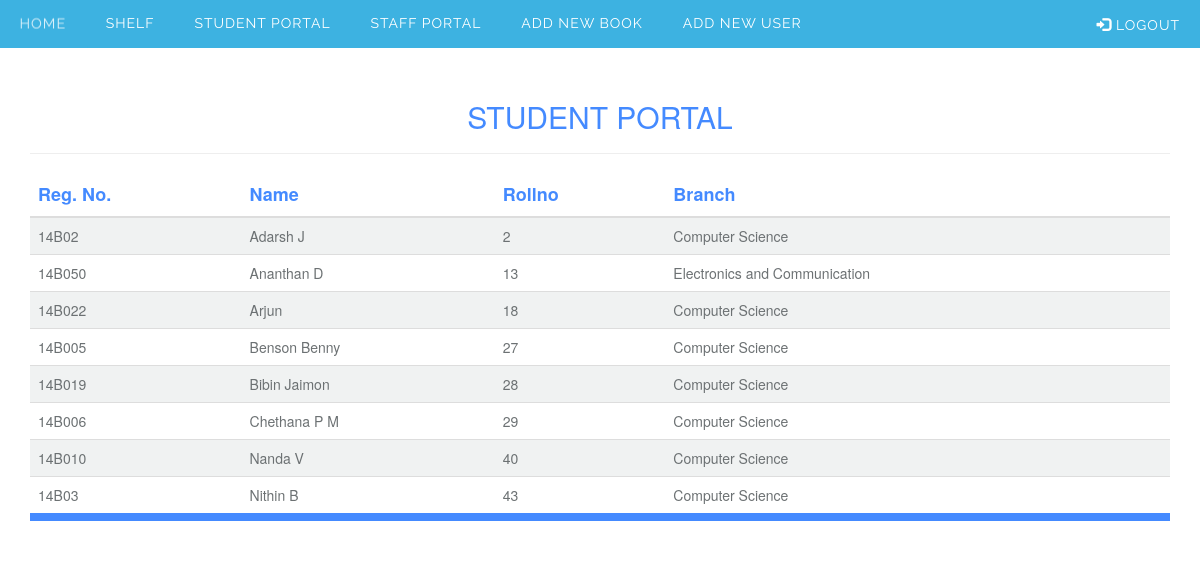
The page /student_portal.php on the database its author committed.
### tables this page shows
CREATE TABLE `student_details` (
  `id` int(11) NOT NULL AUTO_INCREMENT,
  `name` text NOT NULL,
  `regno` varchar(50) NOT NULL,
  `rollno` text NOT NULL,
  `branch` text NOT NULL,
  PRIMARY KEY (`regno`),
  UNIQUE KEY `id` (`id`)
);

### student_portal.php (the view, shortened to what this page needs)
<?php
$str = '<!DOCTYPE html>
<html lang="en">
<head>
<link rel="stylesheet" href="https://maxcdn.bootstrapcdn.com/bootstrap/3.3.7/css/bootstrap.min.css">
<script src="https://ajax.googleapis.com/ajax/libs/jquery/3.2.1/jquery.min.js"></script>
<script src="https://maxcdn.bootstrapcdn.com/bootstrap/3.3.7/js/bootstrap.min.js"></script>
  <title>Student Portal</title>
  <meta charset="utf-8">
  <meta name="viewport" content="width=device-width, initial-scale=1">
  <link href="main.css" rel="stylesheet" type="text/css">
  <link href="//maxcdn.bootstrapcdn.com/font-awesome/4.3.0/css/font-awesome.min.css" rel="stylesheet">
  <link rel="stylesheet" href="styles.css">
  <script src="http://code.jquery.com/jquery-latest.min.js" type="text/javascript"></script>
  <script src="script.js"></script>
</head>
<body>
<div class="container-fluid">
  <nav class="navbar navbar-fixed-top">
  <div id="cssmenu">
  <ul>
    <li ><a href="/lib/admin.html">Home</a></li>
    <li><a href="/lib/shelf.html">Shelf</a></li>
    <li><a href="/lib/student_portal.php">Student Portal</a></li>
    <li><a href="/lib/staff_portal.php">Staff Portal</a></li>
    <li><a href="/lib/newbook.html">Add new Book</a></li>
    <li><a href="/lib/newuser.html">Add new User </a></li>
    <li class="navbar-right"><a href="/lib/login.html"><span class="glyphicon glyphicon-log-in"></span> Logout</a></li>
  </ul>
  </div>
  </nav>
</div>
<div class="container" style="margin-top:80px;">
        <h2 style="color: #448aff;text-align: center;"> STUDENT PORTAL </h2>
<hr>
  <table class="table table-striped">
     <thead>
        <tr class="row-name">
           <th>Reg. No.</th>
           <th>Name</th>
           <th>Rollno</th>
           <th>Branch</th>
        </tr>
     </thead>
     <tbody id="tabcontent">';
   $host="localhost";
   $username="root";
   $password ="bibin@9496";
   $database="lib";
   $con= new MySQLi($host,$username,$password,$database);
  if($con->connect_errno)
      echo "unable to establish connection";
    else{
  $query = $con->query("SELECT * from student_details order by name");
  while($result = $query ->fetch_array(MYSQLI_ASSOC)) {
        $str .='<tr class="row-content">
        <td >'. $result['regno'] .'</td>
        <td >'. $result['name'] .'</td>
        <td >'. $result['rollno'] .'</td>
        <td >'. $result['branch'] .'</td>';
    }
  $str .=  '</tbody></table></div></body></html>';
echo $str;
}
 ?>

### main.css (style rules this page uses)
tr.row-name { font-size: 18px; color:#448aff; }
tr.row-content { color:#6c7173; }
table { border-bottom: 8px solid #448aff; }
.table-striped>tbody>tr:nth-of-type(odd) { background:#F0F2F2 !important; }

### styles.css (style rules this page uses)
#cssmenu, #cssmenu ul, #cssmenu ul li, #cssmenu ul li a, #cssmenu #menu-button { margin: 0; padding: 0; border: 0; list-style: none; line-height: 1; display: block; position: relative; -webkit-box-sizing: border-box; -moz-box-sizing: border-box; box-sizing: border-box; }
#cssmenu:after, #cssmenu > ul:after { content: "."; display: block; clear: both; visibility: hidden; line-height: 0; height: 0; }
#cssmenu { width: auto; font-family: Raleway, sans-serif; line-height: 1; }
#cssmenu > ul { background: #3db2e1; }
#cssmenu > ul > li { float: left; -webkit-perspective: 1000px; -moz-perspective: 1000px; perspective: 1000px; }
#cssmenu > ul > li > a { padding: 16px 20px; font-size: 14px; color: #ffffff; letter-spacing: 1px; text-transform: uppercase; text-decoration: none; background: #3db2e1; -webkit-transition: all .3s; -moz-transition: all .3s; -o-transition: all .3s; transition: all .3s; -webkit-transform-origin: 50% 0; -moz-transform-origin: 50% 0; transform-origin: 50% 0; -webkit-transform-style: preserve-3d; -moz-transform-style: preserve-3d; transform-style: preserve-3d; }
#cssmenu > ul > li > a::before { position: absolute; top: 100%; left: 0; z-index: -1; -webkit-box-sizing: border-box; -moz-box-sizing: border-box; box-sizing: border-box; width: 100%; height: 100%; padding: 16px 20px; color: #dff2fa; background: #19799f; content: attr(data-title); -webkit-transition: background 0.3s; -moz-transition: background 0.3s; transition: background 0.3s; -webkit-transform: rotateX(-90deg); -moz-transform: rotateX(-90deg); transform: rotateX(-90deg); -webkit-transform-origin: 50% 0; -moz-transform-origin: 50% 0; transform-origin: 50% 0; -ms-transform: translateY(- -18px); }

### rows shown on the page
student_details: regno "14B02", name "Adarsh J", rollno "2", branch "Computer Science"
student_details: regno "14B050", name "Ananthan D", rollno "13", branch "Electronics and Communication"
student_details: regno "14B022", name "Arjun", rollno "18", branch "Computer Science"
student_details: regno "14B005", name "Benson Benny", rollno "27", branch "Computer Science"
student_details: regno "14B019", name "Bibin Jaimon", rollno "28", branch "Computer Science"
student_details: regno "14B006", name "Chethana P M", rollno "29", branch "Computer Science"
student_details: regno "14B010", name "Nanda V", rollno "40", branch "Computer Science"
student_details: regno "14B03", name "Nithin B", rollno "43", branch "Computer Science"
